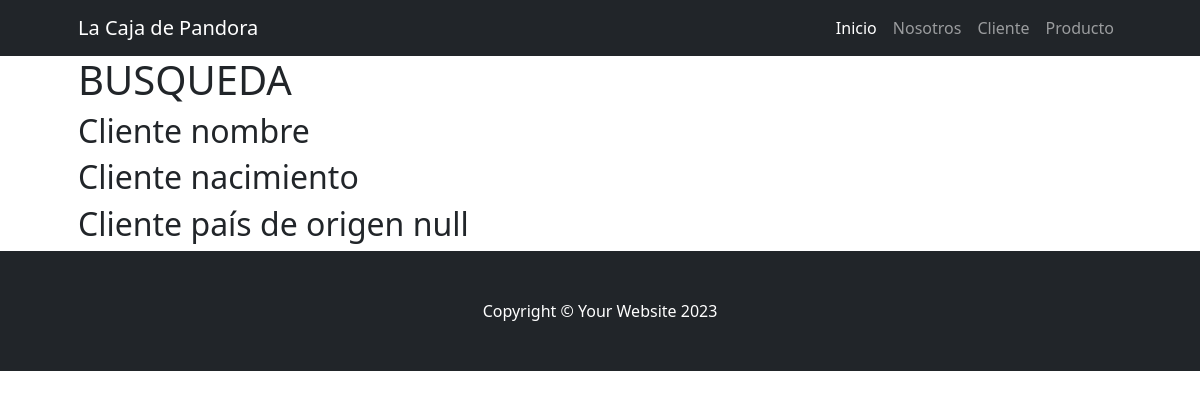
The app's page /cliente/busqueda/, older data.
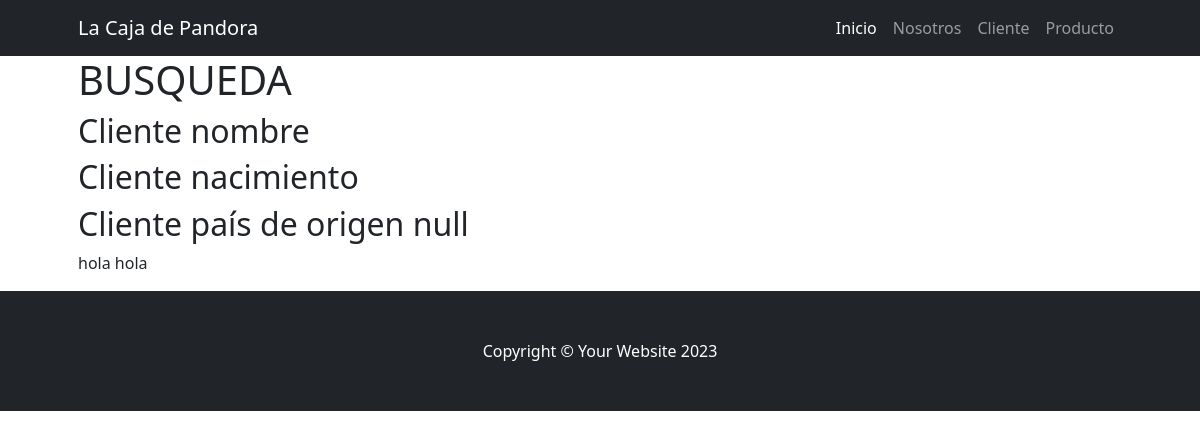
The same page, newer data.
### cliente/models.py (models this page shows)
class Cliente(models.Model):
    nombre = models.CharField(max_length=100)
    apellido = models.CharField(max_length=100)
    nacimiento = models.DateField(null=True, blank=True)
    pais_origen = models.ForeignKey(Pais, on_delete=models.SET_NULL, null=True, blank=True)
    def __str__(self):
        return f"{self.nombre} {self.apellido}"

### cliente/views.py (the view)
# urls.py: path("busqueda/", views.busqueda),
def busqueda(request):
    cliente_nombre = models.Cliente.objects.filter(nombre__contains="dana")
    cliente_nacimiento = models.Cliente.objects.filter(nacimiento__gt=date(2000, 1, 1))
    cliente_pais = models.Cliente.objects.filter(pais_origen=None)
    context = {
        "cliente_nombre": cliente_nombre,
        "cliente_nacimiento": cliente_nacimiento,
        "cliente_pais": cliente_pais,
    }
    return render(request, "cliente/busqueda.html", context)

### cliente/templates/cliente/busqueda.html (shortened to what this page needs)
{% extends 'core/base.html' %}
{% block contenido_titulo %}
    BUSQUEDA
{% endblock contenido_titulo %}
{% block contenido %}
    <h2>Cliente nombre</h2>
    <h2>Cliente nacimiento</h2>
    <h2>Cliente país de origen null</h2>
    {% for cliente in cliente_pais %}
        <p>{{ cliente}}</p>
    {% endfor %}
{% endblock contenido %}

Row changes from the older to the newer data that the page shows:
added Cliente: nombre+apellido "hola hola"
